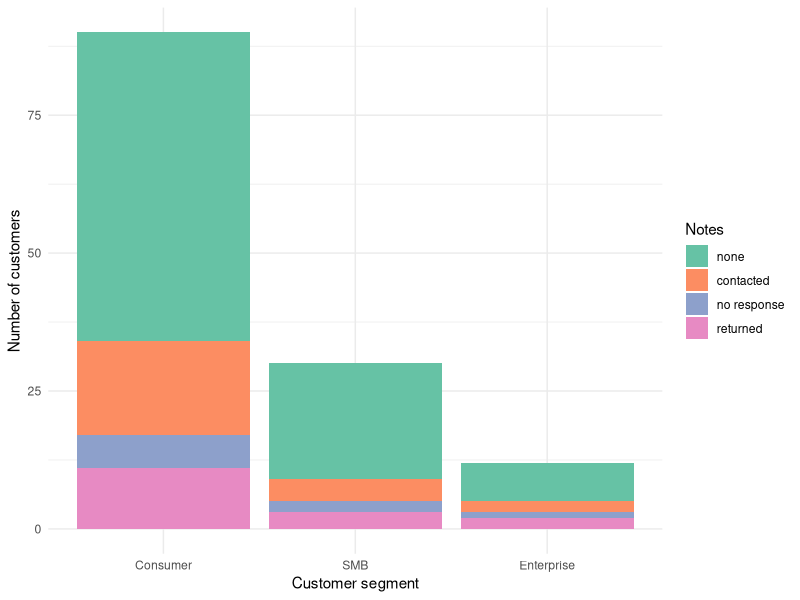
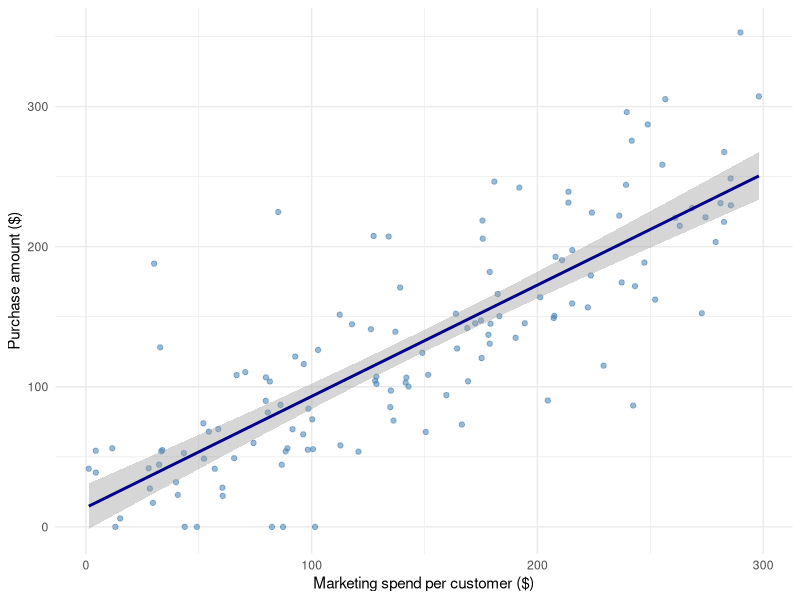
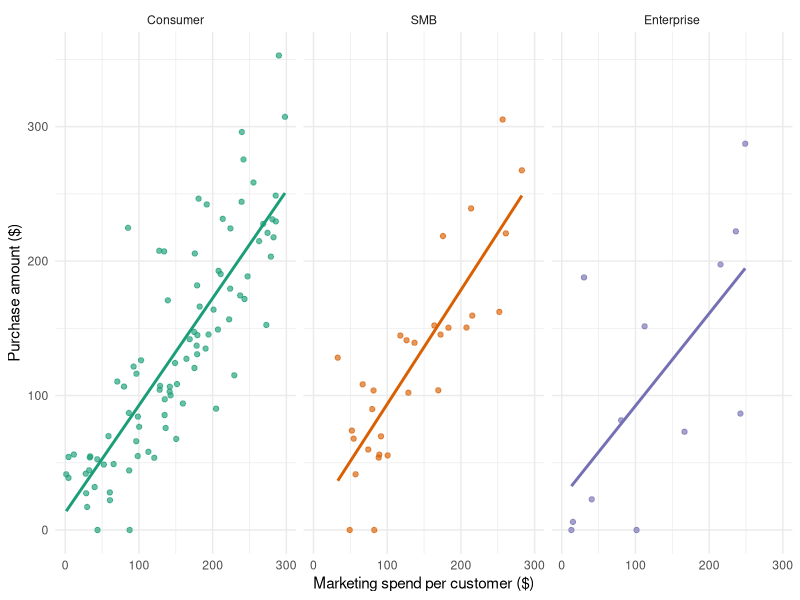

The R script that drew these images, in order:
## ---- chunk 1
#| label: setup
#| echo: false
#| message: false
#| warning: false

library(readr)
library(dplyr)
library(tidyr)
library(lubridate)
library(ggplot2)
library(knitr)
## ---- chunk 2
#| label: clean-data
#| echo: false


marketing_raw <- read_csv(
  "data/marketing_data.csv",
  na = c("", "N/A"),
  show_col_types = FALSE
)

marketing <- marketing_raw |>
  mutate(
    signup_date = as_date(parse_date_time(signup_date,
                                          orders = c("dmy", "mdy"),
                                          quiet = TRUE)),
    segment = factor(segment,
                     levels = c("Consumer", "SMB", "Enterprise")),
    notes = factor(replace_na(as.character(notes), "none"),
                   levels = c("none", "contacted",
                              "no response", "returned"))
  ) |>
  filter(!is.na(purchase_amount))
## ---- chunk 3
#| label: tbl-segment-summary
#| tbl-cap: "Sample size and mean values of key numeric variables by customer segment."
#| echo: false

marketing |>
  group_by(segment) |>
  summarise(
    `N`                    = n(),
    `Mean spend (\\$)`     = round(mean(marketing_spend), 2),
    `Mean visits`          = round(mean(visits), 2),
    `Mean purchase (\\$)`  = round(mean(purchase_amount), 2),
    `Median purchase (\\$)` = round(median(purchase_amount), 2)
  ) |>
  kable()
## ---- chunk 4
#| label: fig-segment-notes
#| fig-cap: "Distribution of outreach status (notes) within each customer segment. The majority of customers have no note recorded across all segments."
#| fig-width: 7
#| fig-height: 2.8
#| echo: false

marketing |>
  ggplot(aes(x = segment, fill = notes)) +
  geom_bar(position = "stack") +
  scale_fill_brewer(palette = "Set2") +
  labs(x = "Customer segment",
       y = "Number of customers",
       fill = "Notes") +
  theme_minimal(base_size = 11)
## ---- chunk 5
#| label: fig-spend-purchase
#| fig-cap: "Purchase amount against marketing spend for all customers. The blue line is a linear fit; the shaded band is its 95% confidence interval."
#| fig-width: 6.5
#| fig-height: 2.8
#| echo: false

marketing |>
  ggplot(aes(x = marketing_spend, y = purchase_amount)) +
  geom_point(alpha = 0.55, colour = "steelblue") +
  geom_smooth(method = "lm", se = TRUE, colour = "darkblue") +
  labs(x = "Marketing spend per customer ($)",
       y = "Purchase amount ($)") +
  theme_minimal(base_size = 11)
## ---- chunk 6
#| label: fig-spend-purchase-segment
#| fig-cap: "Purchase amount against marketing spend, split by customer segment. Each panel shows its own linear fit."
#| fig-width: 7.5
#| fig-height: 3.0
#| echo: false

marketing |>
  ggplot(aes(x = marketing_spend, y = purchase_amount,
             colour = segment)) +
  geom_point(alpha = 0.65) +
  geom_smooth(method = "lm", se = FALSE) +
  facet_wrap(~ segment) +
  scale_colour_brewer(palette = "Dark2") +
  labs(x = "Marketing spend per customer ($)",
       y = "Purchase amount ($)",
       colour = "Segment") +
  theme_minimal(base_size = 11) +
  theme(legend.position = "none")
## ---- chunk 7
#| label: results-stats
#| echo: false

r_overall <- cor(marketing$marketing_spend, marketing$purchase_amount)
fit       <- lm(purchase_amount ~ marketing_spend, data = marketing)
slope     <- coef(fit)[2]
r_squared <- summary(fit)$r.squared

by_segment <- marketing |>
  group_by(segment) |>
  summarise(r = cor(marketing_spend, purchase_amount),
            n = n())

r_consumer   <- by_segment$r[by_segment$segment == "Consumer"]
r_smb        <- by_segment$r[by_segment$segment == "SMB"]
r_enterprise <- by_segment$r[by_segment$segment == "Enterprise"]
n_enterprise <- by_segment$n[by_segment$segment == "Enterprise"]
